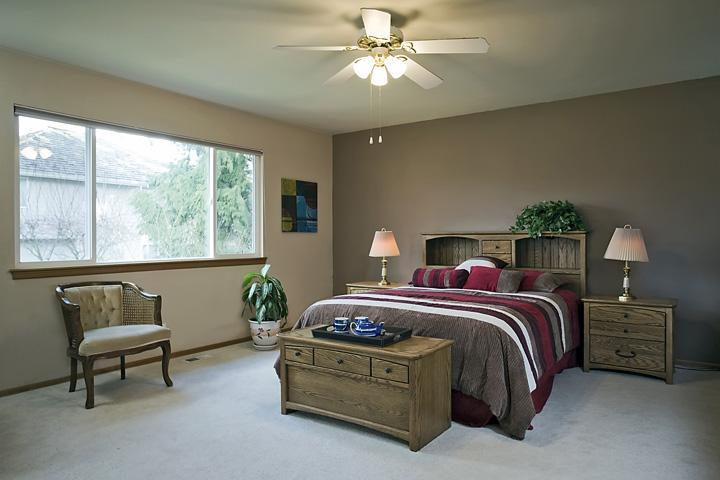
#> input picture retrieval_SIFT/ADE_train_00000278.jpg, 720 x 480 px
$ python sift.py
#> lines starting #> are read from the running program, lines starting #| are printed output that depends on the picture
import cv2 as cv
import numpy as np
from matplotlib import pyplot as plt
import os
import json
from geometric_transformations import GeometryTransformer

class retrieval_sift():
    def __init__(self, dataset_path = '/Users/kevinmarchesini/Documents/RetrievalDataset/downloads/', grabcut_path = 'retrieval_grabcut', ann_path = 'Annotations.json'):
        self.dataset_path = dataset_path
        self.grabcut_path = grabcut_path
        self.ann_path = ann_path

    #preparazione immagine sui cui fare retrieval
    def load_image(self, box, img):
#> called with img = 'ADE_train_00000278.jpg'
        image = cv.imread(img)
#> image is the input picture: shape (480, 720, 3); mean B, G, R 111.1, 122.3, 123.8
        x, y, width, height = int(box[0]), int(box[1]), int(box[2]) - int(box[0]), int(box[3]) - int(box[1])
        rect = (x, y, width, height)
        mask = np.zeros(image.shape[:2], np.uint8)
        bgdModel = np.zeros((1, 65), np.float64)
        fgdModel = np.zeros((1, 65), np.float64)
        cv.grabCut(image, mask, rect, bgdModel, fgdModel, 5, cv.GC_INIT_WITH_RECT)
        mask2 = np.where((mask == 2) | (mask == 0), 0, 1).astype('uint8')
        image = image * mask2[:, :, np.newaxis]
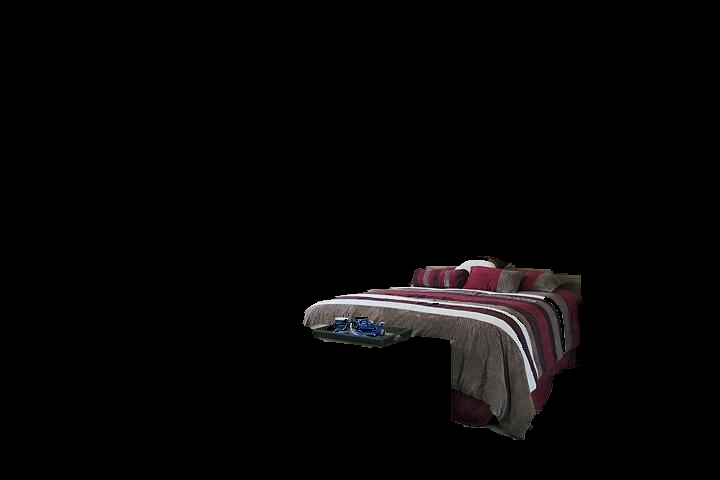
#> image: shape (480, 720, 3); mean B, G, R 5.8, 5.6, 6.6
        crop_img = image[y:y + height, x:x + width]
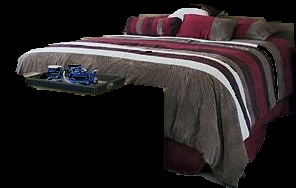
#> crop_img: shape (188, 296, 3); mean B, G, R 35.9, 34.9, 40.8
        plt.imshow(crop_img), plt.colorbar(), plt.show()
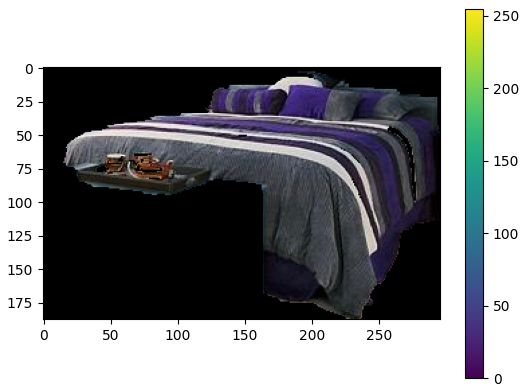
#> figure drawn by matplotlib, 2 panels; B, G, R data is drawn as R, G, B

        return crop_img

    #function which implements the retrieval
    def retrieval(self, image, label):

#> (the run stopped early here; a loop or call above may not have finished)
